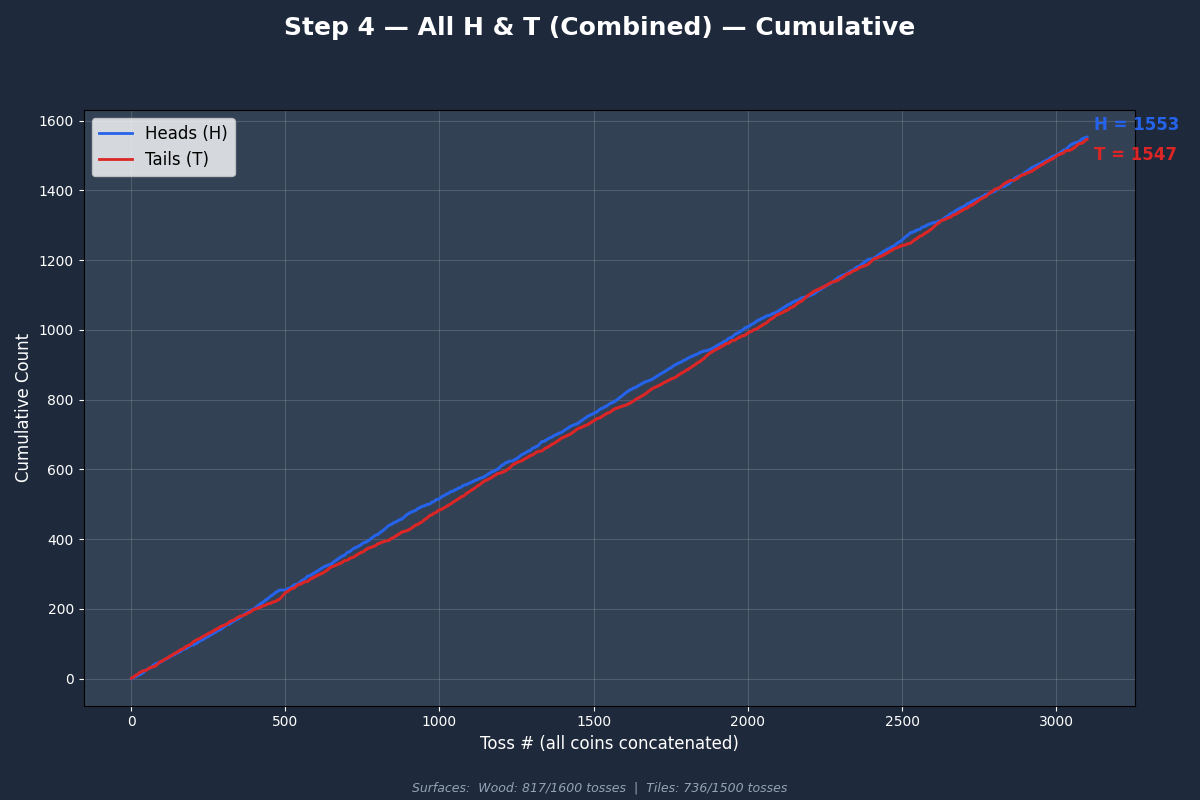

This chart was generated by the following Python code:
import openpyxl
import matplotlib.pyplot as plt
import numpy as np
from collections import defaultdict

FILENAME = "2BSCS-A _ Tossed Coin Raw Data.xlsx"
wb = openpyxl.load_workbook(FILENAME, data_only=True)

SURFACE_MAP = {
    "GROUP 1": "Wood", "GROUP 2": "Wood", "GROUP 3": "Wood", "GROUP 4": "Wood",
    "GROUP 5": "Wood", "GROUP 6": "Wood", "GROUP 7": "Wood", "GROUP 8": "Wood",
    "GROUP 9": "Tiles", "GROUP 10": "Tiles", "GROUP 11": "Tiles",
    "GROUP 12": "Tiles", "GROUP 13": "Tiles",
    "GROUP 14": "Tiles",
    "GROUP 15": "Tiles",
}

all_records = []
def derive_from_cumulative(cum_h_list):
    results = []
    prev = 0
    for ch in cum_h_list:
        if ch is None: ch = prev
        results.append(1 if int(ch) > prev else 0)
        prev = int(ch)
    return results

def safe_int(v, default=0):
    if v is None: return default
    try: return int(v)
    except: return default

def add(group, coin, tosses):
    all_records.append((group, coin, SURFACE_MAP[group], tosses))

ws = wb["GROUP 1"]; rows = list(ws.iter_rows(values_only=True))
add("GROUP 1", "1B", derive_from_cumulative([rows[i][4] for i in range(2, 102)]))
add("GROUP 1", "Arabian 2", derive_from_cumulative([rows[i][6] for i in range(2, 102)]))
# ... (Adding only Group 1 for brevity in prompt context? No, must add ALL for Global Step 4)
# I will assume I need ALL groups logic here. Detailed list:

ws = wb["GROUP 2"]; rows = list(ws.iter_rows(values_only=True))
add("GROUP 2", "1B", derive_from_cumulative([rows[i][3] for i in range(2, 102)]))
add("GROUP 2", "5A", derive_from_cumulative([rows[i][11] for i in range(2, 102)]))

ws = wb["GROUP 3"]; rows = list(ws.iter_rows(values_only=True))
add("GROUP 3", "1B", derive_from_cumulative([rows[i][4] for i in range(2, 102)]))
add("GROUP 3", "10A", derive_from_cumulative([rows[i][12] for i in range(2, 102)]))

ws = wb["GROUP 4"]; rows = list(ws.iter_rows(values_only=True))
add("GROUP 4", "5A", derive_from_cumulative([rows[i][3] for i in range(2, 102)]))
add("GROUP 4", "5B", derive_from_cumulative([rows[i][8] for i in range(2, 102)]))

ws = wb["GROUP 5"]; rows = list(ws.iter_rows(values_only=True))
add("GROUP 5", "1A", derive_from_cumulative([rows[i][3] for i in range(2, 102)]))
add("GROUP 5", "1B", derive_from_cumulative([rows[i][9] for i in range(2, 102)]))

ws = wb["GROUP 6"]; rows = list(ws.iter_rows(values_only=True))
add("GROUP 6", "5B", derive_from_cumulative([rows[i][3] for i in range(3, 103)]))
add("GROUP 6", "20 Peso", derive_from_cumulative([rows[i][8] for i in range(3, 103)]))

ws = wb["GROUP 7"]; rows = list(ws.iter_rows(values_only=True))
add("GROUP 7", "5A", derive_from_cumulative([rows[i][4] for i in range(1, 101)]))
add("GROUP 7", "10A", derive_from_cumulative([rows[i][12] for i in range(1, 101)]))

ws = wb["GROUP 8"]; rows = list(ws.iter_rows(values_only=True))
add("GROUP 8", "1A", derive_from_cumulative([rows[i][3] for i in range(2, 102)]))
add("GROUP 8", "10B", derive_from_cumulative([rows[i][9] for i in range(2, 102)]))

ws = wb["GROUP 9"]; rows = list(ws.iter_rows(values_only=True))
add("GROUP 9", "5B", derive_from_cumulative([rows[i][3] for i in range(2, 102)]))
add("GROUP 9", "1B", derive_from_cumulative([rows[i][7] for i in range(2, 102)]))
add("GROUP 9", "20 Peso", derive_from_cumulative([rows[i][11] for i in range(2, 102)]))

ws = wb["GROUP 10"]; rows = list(ws.iter_rows(values_only=True))
add("GROUP 10", "5B", derive_from_cumulative([rows[i][3] for i in range(7, 107)]))
add("GROUP 10", "10B", derive_from_cumulative([rows[i][10] for i in range(7, 107)]))

ws = wb["GROUP 11"]; rows = list(ws.iter_rows(values_only=True))
add("GROUP 11", "1A", derive_from_cumulative([rows[i][4] for i in range(2, 102)]))
add("GROUP 11", "10B", derive_from_cumulative([rows[i][10] for i in range(2, 102)]))

ws = wb["GROUP 12"]; rows = list(ws.iter_rows(values_only=True))
add("GROUP 12", "5B", derive_from_cumulative([rows[i][4] for i in range(3, 103)]))
add("GROUP 12", "5A", derive_from_cumulative([rows[i][12] for i in range(3, 103)]))

ws = wb["GROUP 13"]; rows = list(ws.iter_rows(values_only=True))
add("GROUP 13", "1A", derive_from_cumulative([rows[i][3] for i in range(2, 102)]))
add("GROUP 13", "10A", derive_from_cumulative([rows[i][10] for i in range(2, 102)]))

ws = wb["GROUP 14"]; rows = list(ws.iter_rows(values_only=True))
add("GROUP 14", "1A", [safe_int(rows[i][1]) for i in range(2, 102)])
add("GROUP 14", "20 Peso", [safe_int(rows[i][3]) for i in range(2, 102)])

ws = wb["GROUP 15"]; rows = list(ws.iter_rows(values_only=True))
add("GROUP 15", "1B", derive_from_cumulative([rows[i][4] for i in range(2, 102)]))
add("GROUP 15", "5B", derive_from_cumulative([rows[i][12] for i in range(2, 102)]))

# Combined tosses of ALL groups
all_tosses_combined = []
surface_tosses = defaultdict(list)
for grp, coin, surf, tosses in all_records:
    all_tosses_combined.extend(tosses)
    surface_tosses[surf].extend(tosses)

def cumulative_ht(tosses):
    cum_h, cum_t = [], []
    h, t = 0, 0
    for v in tosses:
        if v == 1: h += 1
        else: t += 1
        cum_h.append(h)
        cum_t.append(t)
    return cum_h, cum_t

BLUE = "#2563EB"
RED = "#DC2626"
DARK_BG = "#1E293B"
CARD_BG = "#334155"
TEXT_CLR = "white"

fig4, ax4 = plt.subplots(figsize=(12, 8))
fig4.patch.set_facecolor(DARK_BG)
ax4.set_facecolor(CARD_BG)
fig4.suptitle("Step 4 — All H & T (Combined) — Cumulative", fontsize=18, fontweight="bold", color=TEXT_CLR)

cum_h_all, cum_t_all = cumulative_ht(all_tosses_combined)
x_all = np.arange(1, len(all_tosses_combined) + 1)

ax4.plot(x_all, cum_h_all, color=BLUE, linewidth=2, label="Heads (H)")
ax4.plot(x_all, cum_t_all, color=RED, linewidth=2, label="Tails (T)")
ax4.set_xlabel("Toss # (all coins concatenated)", fontsize=12, color=TEXT_CLR)
ax4.set_ylabel("Cumulative Count", fontsize=12, color=TEXT_CLR)
ax4.tick_params(colors=TEXT_CLR)
ax4.legend(fontsize=12)
ax4.grid(True, alpha=0.15, color="white")

ax4.annotate(f"H = {cum_h_all[-1]}", xy=(len(all_tosses_combined), cum_h_all[-1]), fontsize=12, color=BLUE, fontweight="bold", xytext=(5, 5), textcoords="offset points")
ax4.annotate(f"T = {cum_t_all[-1]}", xy=(len(all_tosses_combined), cum_t_all[-1]), fontsize=12, color=RED, fontweight="bold", xytext=(5, -15), textcoords="offset points")

surf_summary = "  |  ".join(
    f"{s}: {sum(surface_tosses[s])}/{len(surface_tosses[s])} tosses"
    for s in ["Wood", "Tiles"]
)
fig4.text(0.5, 0.01, f"Surfaces:  {surf_summary}", fontsize=9, color="#94A3B8", ha="center", style="italic")

plt.tight_layout(rect=[0, 0.04, 1, 0.93])
plt.savefig("group14_step4.png", facecolor=fig4.get_facecolor())
print("Saved group14_step4.png")
